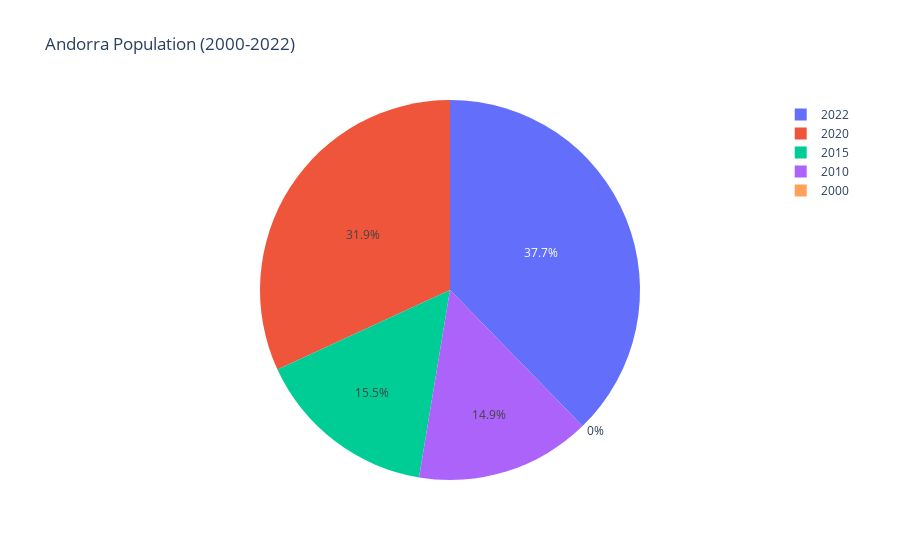

Source (notebook cell):
### Code cell
fig = px.pie(population_df_andorra_algeria, values="Andorra_normalized", names="year",
             title='Andorra Population (2000-2022)', hover_data=['Andorra'])
fig.show()

### Figure 1 — Plotly figure (JSON) as saved in the notebook; plotly's stock layout.template omitted (floating-point values rounded to 4 significant figures)
{"data": [{"customdata": [[66100.0], [71520.0], [71750.0], [77700.0], [79820.0]], "domain": {"x": [0, 1], "y": [0, 1]}, "hovertemplate": "year=%{label}<br>Andorra_normalized=%{value}<br>Andorra=%{customdata[0]}<extra></extra>", "labels": ["2000", "2010", "2015", "2020", "2022"], "legendgroup": "", "name": "", "showlegend": true, "type": "pie", "values": [0.0, 0.395, 0.4115, 0.8453, 1.0]}], "layout": {"legend": {"tracegroupgap": 0}, "title": {"text": "Andorra Population (2000-2022)"}}}
